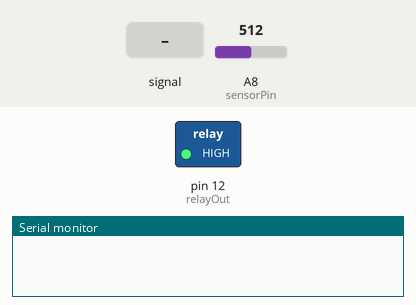
This sketch was run on a simulated Arduino Mega 2560, built with avr-gcc and run on an emulated ATmega2560. Shown: switched loads named in the sketch (green lamp = pin HIGH), the last lines printed to the serial monitor. Dashed ring = blinking. The test bench sets the inputs (shaded band); at power-on: A8 (sensorPin) = 512. Pins used as bus, display or sensor lines are not drawn.

Above: at 0.87 s.
1.3 s: A8 (sensorPin) fed a 200 Hz sine of ±460 counts around its level
At 1.3 s:
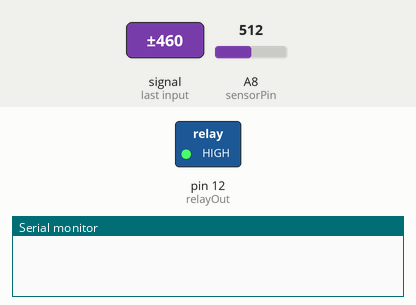
3.4 s: A8 (sensorPin) set to 716
At 5.5 s:
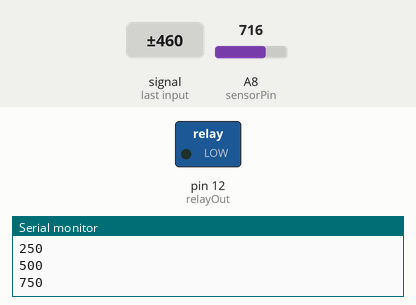
6.4 s: A8 (sensorPin) set to 160
7.9 s: A8 (sensorPin) set to 144
At 9.0 s:
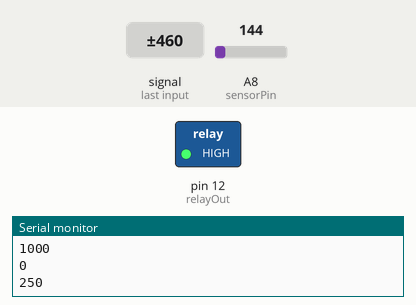
Timing chart, 0 to 10.4 s (numbered marks = the images above; inputs shaded):
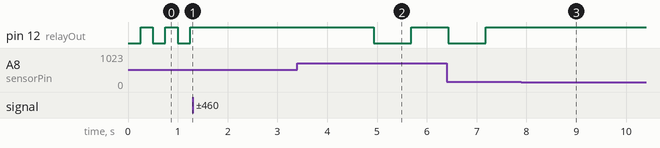

Measured:
- the behaviour switches between 151 and 150 on A8 (sensorPin) (found by bisection; images 2 and 3)
- after the input at 1.3 s, pin 12 (relayOut): stops changing and stays HIGH
- after the input at 3.4 s, pin 12 (relayOut): HIGH → LOW after 1.5 s, → HIGH 0.75 s later
- after the input at 7.9 s, pin 12 (relayOut): stops changing and stays HIGH
- by itself, pin 12 (relayOut): alternates HIGH for 0.25 s and LOW for 0.25 s

The sketch:

ArduLightSeq.ino
```cpp
/*
@Author: Caleb Price
@Company: Boeing
@Date: 11/23/2022
@Description: Simple Arduino circuit for sequencing a powered relay's ON/OFF period
*/

// Globals
// configurable settings
// 2, 5, 10, 20

// constants
#define CTRL_LOOP_PERIOD_MS   (int)1
#define VARIAC_THRES          (int)150
#define TMR_CNT               (int)5
#define TMR_PERIOD            (int)250

struct Timer
{
public:
// interval expressed in ms
void SetInterval(int interval)
{
  this->interval_ = interval;
  this->lastEpoch_ = millis();
}
bool Elapsed()
{
  int currentTimeMS = millis();
  if (currentTimeMS >= (this->lastEpoch_+this->interval_))
  {
    this->lastEpoch_ = currentTimeMS;

    return true;
  }

  return false;
}
private:
int interval_, lastEpoch_;
};

const int sensorPin     = A8;       // select the input pin for the potentiometer
const int relayOut      = 12;
const int rxStatusOut   = 8;
// runtime variables
Timer myTimer;
int myTimerIdx = 1;
int sensorValue = 0;  // variable to store the value coming from the sensor
bool patternChange = false;
bool btnOn         = false;
bool digitalOutOff = false;

void ReadAD()
{
  int tmpSensorValue = analogRead(sensorPin);
  if ((tmpSensorValue <= VARIAC_THRES) &&
      (tmpSensorValue > 0))
  {
    sensorValue = 1;
    if (++myTimerIdx >= TMR_CNT)
    {
      myTimerIdx = 0;
      digitalOutOff = true;
    }
    else
    {
      digitalOutOff = false;
    }

    for (int i = 5; i >= 0; --i)
    {
      digitalWrite(rxStatusOut, i%2==0);
      delay(50);
    }
    digitalWrite(rxStatusOut, LOW);
    // flush sensor
    myTimer.SetInterval(TMR_PERIOD*myTimerIdx);
    Serial.println(String(TMR_PERIOD*myTimerIdx));
  }
  else
  {
    sensorValue = 0;
  }
}

void DoRelay()
{
  if (!digitalOutOff)
  {
    if (myTimer.Elapsed())
    {
      btnOn = !btnOn;
      digitalWrite(relayOut, btnOn);
      //Serial.println("\n" + String(btnOn));
    }
  }
  else
  {
    btnOn = false;
  }
}

void CycleTimer()
{
  if (patternChange)
  {
    if (++myTimerIdx >= TMR_CNT)
    {
      myTimerIdx = 0;
    }
    myTimer.SetInterval(TMR_PERIOD*myTimerIdx);
    patternChange = false;
  }
  //Serial.println(String(myTimerIdx) + "\n");
}

void setup() {
  // initialize a sig output to power relay
  pinMode(relayOut, OUTPUT);
  pinMode(rxStatusOut, OUTPUT);
  Serial.begin(9600);
  // initialize our timers
  myTimer.SetInterval(TMR_PERIOD*myTimerIdx);
}

void loop() {
  // put your main code here, to run repeatedly:
  ReadAD();
  //CycleTimer();
  DoRelay();
  delay(CTRL_LOOP_PERIOD_MS);
}
```
